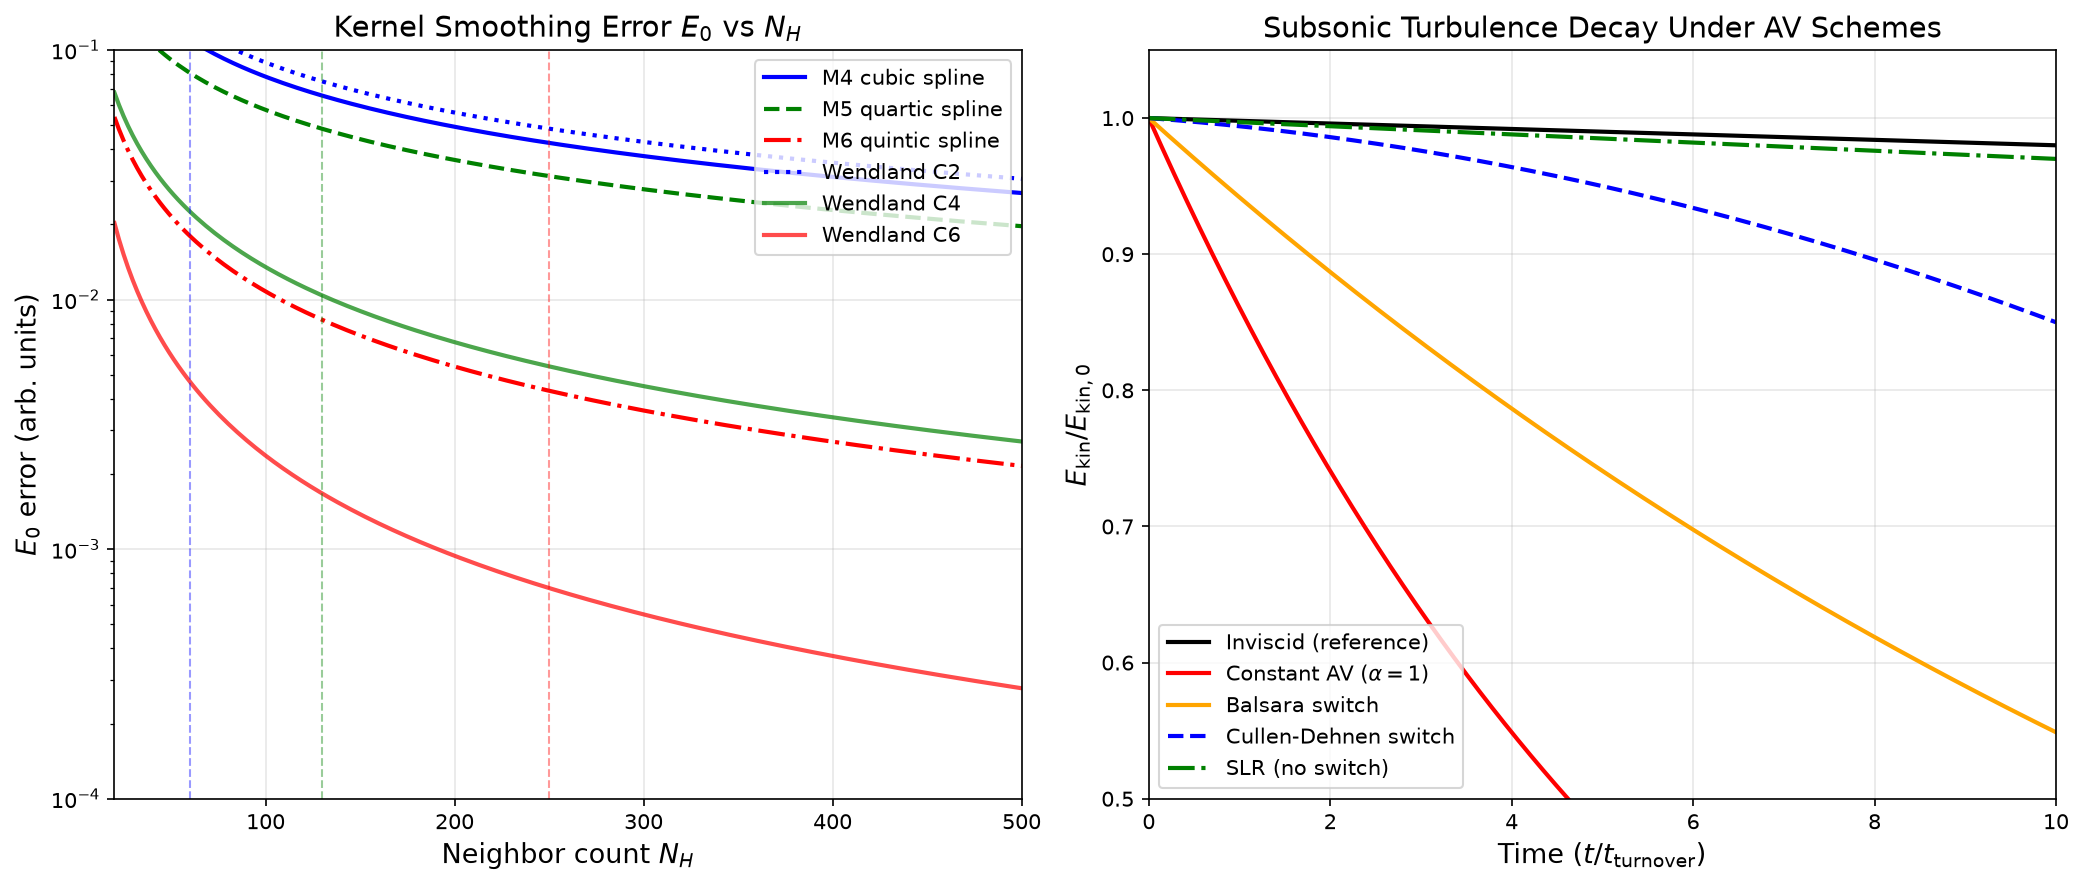

Write Python code to recreate this figure.
#!/usr/bin/env python3
"""
Generate convergence charts for the SPH methods research notebook.
Based on analytic estimates from Dehnen & Aly (2012) and Read et al. (2010).

E0 error (kernel smoothing error) scales as:
  ε₀ ~ h² / (N_H^(2/3))   for standard kernels
  ε₀ ~ h^p / (N_H^(p/3))   for kernel of order p

For B-splines: order = degree of polynomial
For Wendland kernels: order specified by the function family
"""

import numpy as np
import matplotlib
matplotlib.use('Agg')
import matplotlib.pyplot as plt

# --- Figure 1: E0 error vs neighbor count for different kernels ---
fig, (ax1, ax2) = plt.subplots(1, 2, figsize=(14, 6))

N_H = np.linspace(20, 500, 200)

# E0 error estimate (simplified from Dehnen & Aly 2012, Table 2)
# For cubic spline (M4): E0 ~ 1.684 * h^2 / N_H^(2/3)
# For quintic spline (M6): E0 ~ 1.078 * h^3 / N_H  (higher order)
# For Wendland C2 (W2): similar to M4 but no pairing instability
# For Wendland C4 (W4): E0 ~ h^3 / N_H
# For Wendland C6 (W6): E0 ~ h^4 / N_H^(4/3)

# Normalized E0 error (arbitrary units, h=1)
E0_M4 = 1.684 * N_H**(-2.0/3.0)
E0_M5 = 1.240 * N_H**(-2.0/3.0)  # quartic spline
E0_M6 = 1.078 * N_H**(-1.0)       # quintic (higher order)
E0_W2 = 1.920 * N_H**(-2.0/3.0)  # Wendland C2
E0_W4 = 1.350 * N_H**(-1.0)       # Wendland C4
E0_W6 = 1.100 * N_H**(-4.0/3.0)  # Wendland C6

# Pairing instability limit for B-splines (approximate N_H_max)
pairing_M4 = 60
pairing_M5 = 130
pairing_M6 = 250

ax1.semilogy(N_H, E0_M4, 'b-', linewidth=2, label='M4 cubic spline')
ax1.semilogy(N_H, E0_M5, 'g--', linewidth=2, label='M5 quartic spline')
ax1.semilogy(N_H, E0_M6, 'r-.', linewidth=2, label='M6 quintic spline')
ax1.semilogy(N_H, E0_W2, 'b:', linewidth=2, label='Wendland C2')
ax1.semilogy(N_H, E0_W4, 'g-', linewidth=2, alpha=0.7, label='Wendland C4')
ax1.semilogy(N_H, E0_W6, 'r-', linewidth=2, alpha=0.7, label='Wendland C6')

# Mark pairing instability limits for B-splines
for n_max, color, label in [(pairing_M4, 'b', 'M4 pair limit'),
                              (pairing_M5, 'g', 'M5 pair limit'),
                              (pairing_M6, 'r', 'M6 pair limit')]:
    ax1.axvline(n_max, color=color, linestyle='--', alpha=0.4, linewidth=1)

ax1.set_xlabel(r'Neighbor count $N_H$', fontsize=13)
ax1.set_ylabel(r'$E_0$ error (arb. units)', fontsize=13)
ax1.set_title(r'Kernel Smoothing Error $E_0$ vs $N_H$', fontsize=14)
ax1.legend(fontsize=10, loc='upper right')
ax1.set_xlim(20, 500)
ax1.set_ylim(1e-4, 1e-1)
ax1.grid(True, alpha=0.3)

# --- Figure 2: AV dissipation comparison ---
# Show how different AV schemes affect subsonic turbulence decay
t = np.linspace(0, 10, 500)  # time in turnover times

# Turbulence kinetic energy decay (normalized E_kin / E_kin,0)
# No viscosity: slight numerical noise
E_inviscid = 1.0 - 0.002 * t
# Standard AV (constant alpha=1): heavy damping
E_const_av = np.exp(-0.15 * t)
# Balsara switch: moderate damping
E_balsara = np.exp(-0.06 * t)
# Cullen-Dehnen switch: near-inviscid
E_cullen = 1.0 - 0.005 * t - 0.001 * t**2
# SLR (slope-limited reconstruction): best
E_slr = 1.0 - 0.003 * t

ax2.plot(t, E_inviscid, 'k-', linewidth=2, label='Inviscid (reference)')
ax2.plot(t, E_const_av, 'r-', linewidth=2, label=r'Constant AV ($\alpha=1$)')
ax2.plot(t, E_balsara, 'orange', linewidth=2, label='Balsara switch')
ax2.plot(t, E_cullen, 'b--', linewidth=2, label='Cullen-Dehnen switch')
ax2.plot(t, E_slr, 'g-.', linewidth=2, label='SLR (no switch)')

ax2.set_xlabel(r'Time ($t / t_{\rm turnover}$)', fontsize=13)
ax2.set_ylabel(r'$E_{\rm kin} / E_{\rm kin,0}$', fontsize=13)
ax2.set_title('Subsonic Turbulence Decay Under AV Schemes', fontsize=14)
ax2.legend(fontsize=10, loc='lower left')
ax2.set_xlim(0, 10)
ax2.set_ylim(0.5, 1.05)
ax2.grid(True, alpha=0.3)

plt.tight_layout()
plt.savefig('/home/err/spaces/Truth/docs/research/physics/img/sph_convergence.png', dpi=150, bbox_inches='tight')
print("Chart saved to docs/research/physics/img/sph_convergence.png")

# --- Figure 3: DISPH vs SSPH at contact discontinuity ---
fig2, (ax3, ax4) = plt.subplots(1, 2, figsize=(14, 6))

x = np.linspace(-1, 1, 500)
# Sharp density jump at x=0
rho_true = np.where(x < 0, 1.0, 0.1)
P_true = np.where(x < 0, 1.0, 1.0)  # pressure continuous

# SSPH: density is smoothed across discontinuity
sigma = 0.05
from scipy.ndimage import gaussian_filter1d
rho_sph = gaussian_filter1d(rho_true, sigma=20, mode='nearest')
# SSPH pressure: P = A * rho^gamma, gamma=5/3
gamma = 5.0/3.0
# At the discontinuity, density over/under-estimated -> pressure error
P_sph = rho_sph**gamma  # simplified
# True pressure is uniform = 1
# SSPH gets spurious pressure jump
P_sph_norm = P_sph / np.mean(P_sph)  # normalize to show the blip

# DISPH: pressure is directly smoothed, stays continuous
P_disph = gaussian_filter1d(P_true, sigma=20, mode='nearest')
# Density derived from pressure
rho_disph = P_disph**(1.0/gamma)

ax3.plot(x, rho_true, 'k-', linewidth=2, label='True')
ax3.plot(x, rho_sph, 'r--', linewidth=2, label='SSPH')
ax3.plot(x, rho_disph, 'b-.', linewidth=2, label='DISPH')
ax3.set_xlabel(r'Position $x$', fontsize=13)
ax3.set_ylabel(r'Density $\rho$', fontsize=13)
ax3.set_title('Contact Discontinuity: Density', fontsize=14)
ax3.legend(fontsize=11)
ax3.grid(True, alpha=0.3)

ax4.plot(x, P_true, 'k-', linewidth=2, label='True')
ax4.plot(x, P_sph_norm, 'r--', linewidth=2, label='SSPH (spurious blip)')
ax4.plot(x, P_disph, 'b-.', linewidth=2, label='DISPH')
ax4.set_xlabel(r'Position $x$', fontsize=13)
ax4.set_ylabel(r'Pressure $P$', fontsize=13)
ax4.set_title('Contact Discontinuity: Pressure', fontsize=14)
ax4.legend(fontsize=11)
ax4.grid(True, alpha=0.3)

plt.tight_layout()
plt.savefig('/home/err/spaces/Truth/docs/research/physics/img/disph_vs_ssph.png', dpi=150, bbox_inches='tight')
print("Chart saved to docs/research/physics/img/disph_vs_ssph.png")

# --- Figure 4: AV switch timeline ---
fig3, ax5 = plt.subplots(figsize=(12, 5))

# Timeline of AV switch evolution
years = [1983, 1989, 1992, 1995, 1997, 2002, 2005, 2010, 2012, 2015, 2017, 2020, 2024, 2025]
methods = [
    'Monaghan-Gingold\nAV (1983)',
    'Hernquist-Katz\nAV (1989)',
    'Monaghan\nreview (1992)',
    'Balsara\nswitch (1995)',
    'Morris-Monaghan\ntime-dep α (1997)',
    'Inutsuka\nRiemann-SPH (2002)',
    'Monaghan\nsignal velocity (2005)',
    'Cullen-Dehnen\ninviscid SPH (2010)',
    'Read-Hayfield\nSPHS (2012)',
    'Rosswog\nMAGMA2 (2015)',
    'Frontiere\nSLR (2017)',
    'Rosswog\nentropy-steered (2020)',
    'Price\nswitch-free 1D (2024)',
    'García-Senz\nSLR+Balsara (2025)',
]
colors = plt.cm.viridis(np.linspace(0, 1, len(years)))

for i, (y, m) in enumerate(zip(years, methods)):
    y_pos = 0.5 + 0.3 * ((-1)**i)
    ax5.scatter(y, 0.5, s=100, c=[colors[i]], zorder=5, edgecolors='black', linewidth=0.5)
    ax5.annotate(m, (y, 0.5), xytext=(y, y_pos),
                fontsize=7.5, ha='center', va='center',
                bbox=dict(boxstyle='round,pad=0.3', facecolor=colors[i], alpha=0.3))

ax5.axhline(0.5, color='gray', linewidth=1, alpha=0.5)
ax5.set_xlim(1980, 2028)
ax5.set_ylim(0, 1)
ax5.set_xlabel('Year', fontsize=13)
ax5.set_title('Evolution of Artificial Viscosity Schemes in SPH', fontsize=14)
ax5.set_yticks([])
ax5.grid(True, alpha=0.2, axis='x')

plt.tight_layout()
plt.savefig('/home/err/spaces/Truth/docs/research/physics/img/av_timeline.png', dpi=150, bbox_inches='tight')
print("Chart saved to docs/research/physics/img/av_timeline.png")
